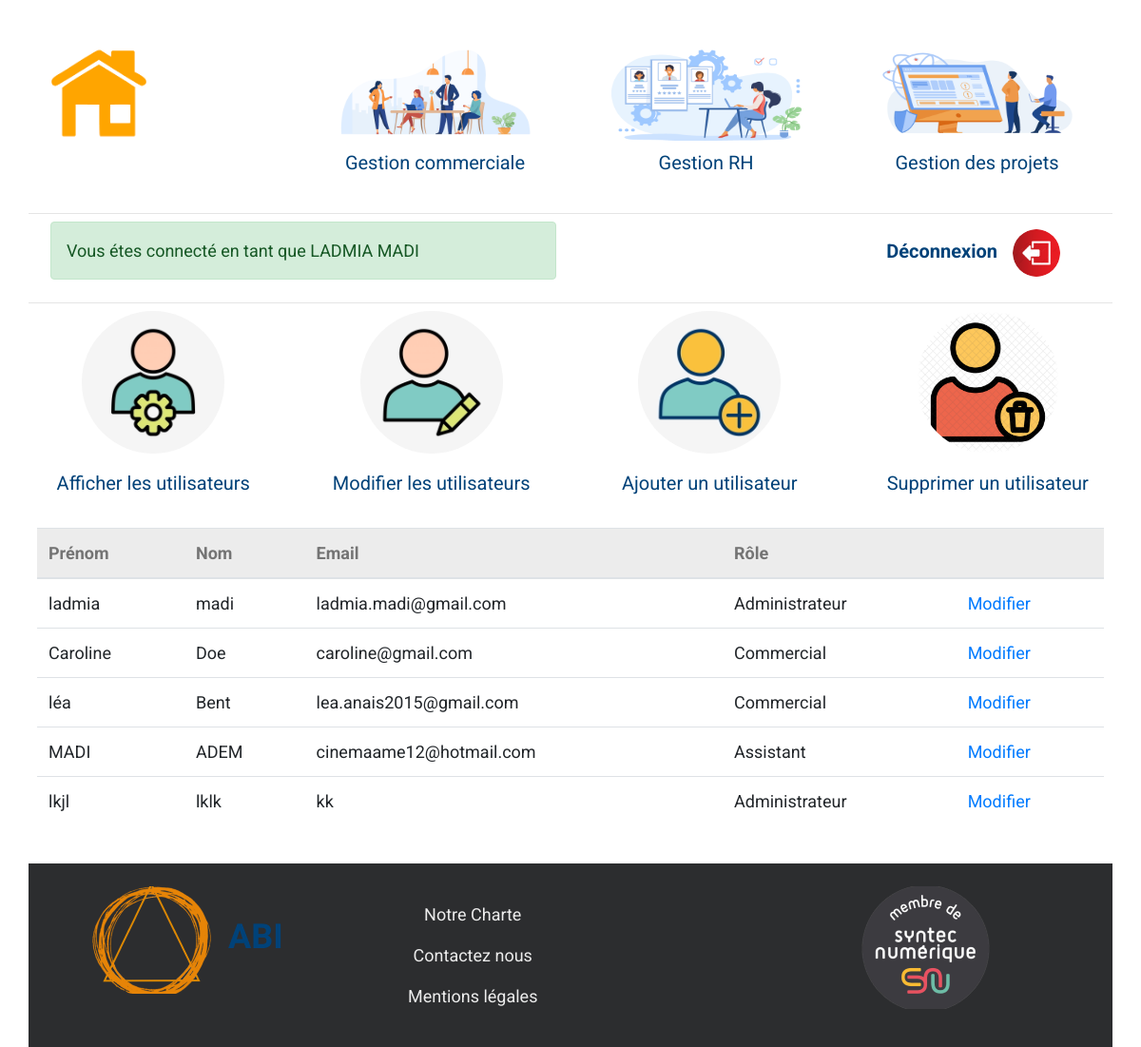
Screenshot of /index.php?page=dashboard&action=dashboardList (signed in) with the database file from the repository.
### tables this page shows
CREATE TABLE IF NOT EXISTS `utilisateur` (
  `id_user` int(11) NOT NULL AUTO_INCREMENT,
  `first_name` varchar(25) NOT NULL,
  `last_name` varchar(25) NOT NULL,
  `email` varchar(50) NOT NULL,
  `password` varchar(255) NOT NULL,
  `role` varchar(255) NOT NULL,
  PRIMARY KEY (`id_user`)
);

### controller/Controller.php (called while the page is built, shortened)
<?php
class Controller
{
    public static function viewPage($url)
    {
        require $url;
    }
}
?>

### Autoloader.php (called while the page is built, shortened)
<?php
class Autoloader
{
    static function autoload($class_name)
    {
        if (strpos($class_name, __NAMESPACE__.'\\')===0)
        {
            $class_name=str_replace(__NAMESPACE__.'\\','',$class_name);
            $class_name=str_replace('\\','/',$class_name);
        }
    }
}
?>

### controller/Dashboard.php (called while the page is built, shortened)
<?php
class Dashboard
{
    public static function viewUsers()
    {
        $results= new Database('abi');
        return $results->getUsers();
    }
}
?>

### model/Database.php (called while the page is built, shortened)
<?php
class Database
{
    public static $pdo;
    public static function getPDO(): PDO
    {
        try
        {
            if(self::$pdo===null)
            {
                $pdo= new PDO('mysql:host=localhost;dbname=abi','root', '');
                $pdo->setAttribute(PDO::ATTR_ERRMODE,PDO::ERRMODE_EXCEPTION);
                self::$pdo=$pdo;
            }
            return self::$pdo;
        }
        catch(Exception $e)
        {
            die($e->getMessage());
        }
    }
    public function getUsers ()
    {
        try
        {
            $req=$this->getPDO()->query('SELECT * FROM utilisateur');
            $users=$req->fetchAll(PDO::FETCH_OBJ);
            return $users;
        }
        catch(Exception $e)
        {
            die($e->getMessage());
        }
    }
}
?>

### view/section/listView.php (the view, shortened to what this page needs)
<?php
$results=Dashboard::viewUsers();
    if(!empty($results))
                {
?>
<div class='row'>
    <div class="col px-4">
            <table class="table table-hover">
            <thead>
            <tr>
                <th>Prénom</th>
                <th>Nom</th>
                <th>Email</th>
                <th>Rôle</th>
                <th></th>
            </tr>
            </thead>
            <tbody>
            <?php
                    foreach($results as $result)
                    {
            ?>
            <tr>
                <td><?= $result->first_name?></td>
                <td><?= $result->last_name?></td>
                <td><?= $result->email?></td>
                <td><?= $result->role?></td>
                <td><a href="#">Modifier</a></td>
            </tr>
           <?php
                    }
           ?>
            </tbody>
        </table>
    </div>
</div>
   <?php
    }

### public/styles/dashboard.css (style rules this page uses)
body { box-sizing: border-box; background: url('../IMG/background.jpg') no-repeat; background-size: cover; text-decoration: none; list-style: none; font-family: 'Roboto', sans-serif; font-size: 18px; }
table th { color: #747474; background-color: #ECECEC }

### rows the page displays
utilisateur: first_name "ladmia", last_name "madi", email "ladmia.madi@gmail.com", role "Administrateur"
utilisateur: first_name "Caroline", last_name "Doe", email "caroline@gmail.com", role "Commercial"
utilisateur: first_name "léa", last_name "Bent", email "lea.anais2015@gmail.com", role "Commercial"
utilisateur: first_name "MADI", last_name "ADEM", email "cinemaame12@hotmail.com", role "Assistant"
utilisateur: first_name "lkjl", last_name "lklk", email "kk", role "Administrateur"

### other values shown
$first_name "LADMIA"
$last_name "MADI"
